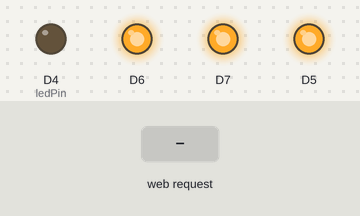
The sketch below on a simulated ESP8266 (NodeMCU). On the bench: output pins drawn as LEDs (lit = HIGH). The inputs (shaded band) are chosen by the test bench. Storage starts empty; what the sketch prints to the serial monitor is not drawn.

Above: at 1.2 s.
1.3 s: HTTP request GET /relay1/on received
At 2.5 s:
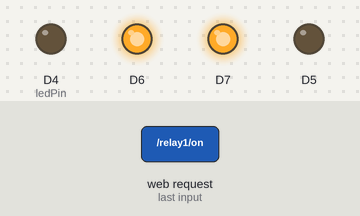
2.8 s: HTTP request GET /relay2/on received
At 3.8 s:
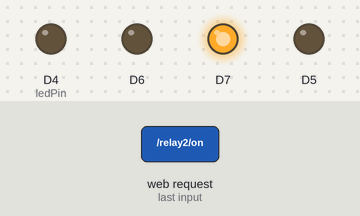
4.3 s: HTTP request GET /relay1/off received
At 4.9 s:
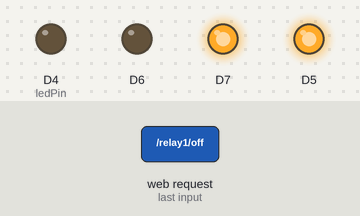
5.8 s: HTTP request GET /relay3/on received
At 7.0 s:
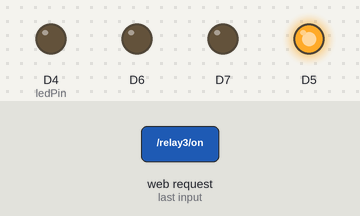
7.3 s: HTTP request GET /relay2/off received
At 8.4 s:
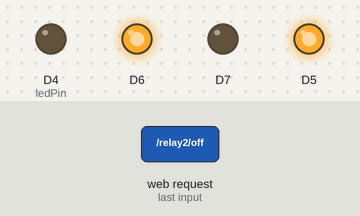
8.8 s: HTTP request GET /relay3/off received
At 9.5 s:
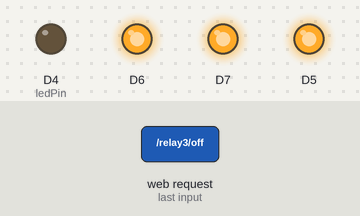
Timing chart, 0 to 11.3 s (numbered marks = the images above; inputs shaded):
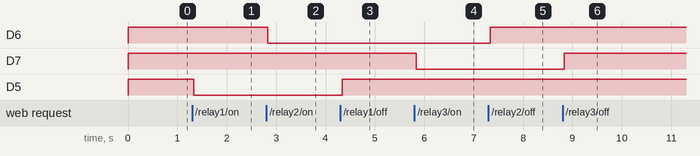

Measured:
- after the input at 1.3 s, D5: HIGH → LOW at once
- after the input at 2.8 s, D6: HIGH → LOW at once
- after the input at 4.3 s, D5: LOW → HIGH at once
- after the input at 5.8 s, D7: HIGH → LOW at once
- after the input at 7.3 s, D6: LOW → HIGH at once
- after the input at 8.8 s, D7: LOW → HIGH at once

The sketch:

traffic-light-controller.ino
```cpp
// Import required libraries
#include <ESP8266WiFi.h>
#include <ESPAsyncTCP.h>
#include <ESPAsyncWebServer.h>
#include <FS.h>
#include <ArduinoJson.h>
#include <EEPROM.h>

// Replace with your network credentials
const char* ssid = "Jakes Traffic Light";
const char* password = "Tanner01";

IPAddress local_IP(10,1,1,1);
IPAddress gateway(10,1,1,1);
IPAddress subnet(255,255,255,0);

// Set LED GPIO
const int ledPin = 2;
// Stores LED state
String ledState;

// Get or set application state

struct AppState {
    bool isRelayOneOn = false;
    bool isRelayTwoOn = false;
    bool isRelayThreeOn = false;
    bool trafficLightPatternRunning = false;
    bool isComplete = false;
    int greenLightDuration = 5000;
    int yellowLightDuration = 3000;
    int redLightDuration = 5000;
    bool readFromFile = false;
  };

struct AppState state;

//bool isRelayOneOn = state.isRelayOneOn;
//bool isRelayTwoOn = state.isRelayTwoOn;
//bool isRelayThreeOn = state.isRelayThreeOn;
//bool trafficLightPatternRunning = state.trafficLightPatternRunning;
//bool isComplete = state.isComplete;
//int greenLightDuration = state.greenLightDuration;
//int yellowLightDuration = state.yellowLightDuration;
//int redLightDuration = state.redLightDuration;


bool readFromFile = state.readFromFile;

int curMillis = millis();

// Try to read from json
bool readFromJson(char* fileName) {

  File stateFile = SPIFFS.open(fileName, "r");
  if (!stateFile) {
    Serial.println("Failed to open config file");
    return false;
  }
    StaticJsonDocument<512> doc;
    DeserializationError err = deserializeJson(doc, stateFile);

    if (err) {
      Serial.print(F("deserializeJson() failed with code "));
      Serial.println(err.c_str());
    }

    state.isRelayOneOn = doc["isRelayOneOn"];
    state.isRelayTwoOn = doc["isRelayTwoOn"];
    state.isRelayThreeOn = doc["isRelayThreeOn"];
    state.trafficLightPatternRunning = doc["trafficLightPatternRunning"];
    state.redLightDuration = doc["redLightDuration"];
    state.yellowLightDuration = doc["yellowLightDuration"];
    state.greenLightDuration = doc["greenLightDuration"];
    state.readFromFile = true;

    return true;
  }

bool saveToJsonFile(char* fileName) {

    StaticJsonDocument<512> doc;
     doc["isRelayOneOn"] = state.isRelayOneOn;
     doc["isRelayTwoOn"] = state.isRelayTwoOn;
     doc["isRelayThreeOn"] = state.isRelayThreeOn;
     doc["trafficLightPatternRunning"] = state.trafficLightPatternRunning;
     doc["redLightDuration"] = state.redLightDuration;
     doc["yellowLightDuration"] = state.yellowLightDuration;
     doc["greenLightDuration"] = state.greenLightDuration;

     char output[256];
     serializeJson(doc, output);

     File stateFile = SPIFFS.open(fileName, "w");
     if (!stateFile) {
        Serial.println("Failed to open config file");
        return false;
      };

      stateFile.print(output);

    return true;
  }

void setRelayState() {
  // Relay one state
  if (state.isRelayOneOn) {
      relayOneOn();
    }
   if (!state.isRelayOneOn) {
      relayOneOff();
    }
    // Relay two state
  if (state.isRelayTwoOn) {
      relayTwoOn();
    }
   if (!state.isRelayTwoOn) {
      relayTwoOff();
    }
   // Relay three state
  if (state.isRelayThreeOn) {
      relayThreeOn();
    }
   if (!state.isRelayThreeOn) {
      relayThreeOff();
    }
 }

// Create AsyncWebServer object on port 80
AsyncWebServer server(80);

// Replaces placeholder with LED state value
String processor(const String& var){
  Serial.println(var);
  if (var=="curRedLightDuration") {
    return String(state.redLightDuration / 1000);
  } else if (var=="curYellowLightDuration") {
    return String(state.yellowLightDuration / 1000);
  } else if (var=="curGreenLightDuration") {
    return String(state.greenLightDuration / 1000);
  }

}

void relayOneOn() {
  digitalWrite(D5, LOW);
  state.isRelayOneOn = true;
}

void relayOneOff() {
  digitalWrite(D5, HIGH);
  state.isRelayOneOn = false;
}

void relayTwoOn() {
  digitalWrite(D6, LOW);
  state.isRelayTwoOn = true;
}

void relayTwoOff() {
  digitalWrite(D6, HIGH);
  state.isRelayTwoOn = false;
}

void relayThreeOn() {
  digitalWrite(D7, LOW);
  state.isRelayThreeOn = true;
}

void relayThreeOff() {
  digitalWrite(D7, HIGH);
  state.isRelayThreeOn = false;
}

void startTrafficLight() {
  state.trafficLightPatternRunning = true;
  state.isComplete = true;
}

void stopTrafficLight() {
  state.trafficLightPatternRunning = false;
  relayOneOff();
  relayTwoOff();
  relayThreeOff();
}

void trafficLightPattern() {
//  Serial.println(millis());
//  Serial.println(curMillis);
  if (state.isComplete) {
      curMillis = millis();
      state.isComplete = false;
    }
  if (curMillis == millis()) {
    Serial.println("change one");
    relayOneOn();
    relayTwoOff();
    relayThreeOff();
  } else if (curMillis + state.redLightDuration == millis()) {
    Serial.println("change two");
    relayOneOff();
    relayTwoOn();
    relayThreeOff();
    } else if (curMillis + state.redLightDuration + state.yellowLightDuration == millis()) {
    Serial.println("change two");
    relayOneOff();
    relayTwoOff();
    relayThreeOn();
    }
    else if (curMillis + state.redLightDuration + state.yellowLightDuration + state.greenLightDuration == millis()) {
      state.isComplete = true;
    }

}

void setup(){
  // Serial port for debugging purposes
  Serial.print("Setting soft-AP configuration ... ");
  Serial.println(WiFi.softAPConfig(local_IP, gateway, subnet) ? "IP Ready" : "IP Failed!");
  Serial.println(WiFi.softAP(ssid, password) ? "AP Ready" : "AP Failed!");
  Serial.begin(115200);
  pinMode(ledPin, OUTPUT);
  pinMode(D5, OUTPUT);
  pinMode(D6, OUTPUT);
  pinMode(D7, OUTPUT);

  digitalWrite(D5, HIGH);
  digitalWrite(D6, HIGH);
  digitalWrite(D7, HIGH);

  // Initialize SPIFFS
  if(!SPIFFS.begin()){
    Serial.println("An Error has occurred while mounting SPIFFS");
    return;
  }

  //
  Serial.println();
  Serial.println("should be 5000");
  Serial.print("Red Duration: " );
  Serial.println(state.redLightDuration);

  bool successRead = readFromJson("/state.json");

  Serial.print("Success? ");
  Serial.println(successRead);

  Serial.println();
  Serial.println("should be 6000");
  Serial.print("Red Duration: " );
  Serial.println(state.redLightDuration);

  Serial.println("Try writing:");
  saveToJsonFile("/state.json");

  Serial.println();
  Serial.println("after save - should be 10000");
  Serial.print("Red Duration: " );
  Serial.println(state.redLightDuration);


  // Print ESP32 Local IP Address
  Serial.println(WiFi.localIP());

  // Route for root / web page
  server.on("/", HTTP_GET, [](AsyncWebServerRequest *request){
    request->send(SPIFFS, "/index.html", String(), false, processor);
  });

  // Route to load style.css file
  server.on("/style.css", HTTP_GET, [](AsyncWebServerRequest *request){
    request->send(SPIFFS, "/style.css", "text/css");
  });

  // Route to load index.js file
  server.on("/index.js", HTTP_GET, [](AsyncWebServerRequest *request){
    request->send(SPIFFS, "/index.js", "text/javascript");
  });
  // Route to load state file
  server.on("/state", HTTP_GET, [](AsyncWebServerRequest *request){
    request->send(SPIFFS, "/state.json", "text/javascript");
  });

  // Relay One Routes
  server.on("/relay1/on", HTTP_GET, [](AsyncWebServerRequest *request){
    relayOneOn();
    request->send(SPIFFS, "/index.html", String(), false, processor);
  });
    server.on("/relay1/off", HTTP_GET, [](AsyncWebServerRequest *request){
    relayOneOff();
    request->send(SPIFFS, "/index.html", String(), false, processor);
  });

    // Relay Two Routes
  server.on("/relay2/on", HTTP_GET, [](AsyncWebServerRequest *request){
    relayTwoOn();
    request->send(SPIFFS, "/index.html", String(), false, processor);
  });
    server.on("/relay2/off", HTTP_GET, [](AsyncWebServerRequest *request){
    relayTwoOff();
    request->send(SPIFFS, "/index.html", String(), false, processor);
  });

    // Relay Three Routes
  server.on("/relay3/on", HTTP_GET, [](AsyncWebServerRequest *request){
    relayThreeOn();
    request->send(SPIFFS, "/index.html", String(), false, processor);
  });
    server.on("/relay3/off", HTTP_GET, [](AsyncWebServerRequest *request){
    relayThreeOff();
    request->send(SPIFFS, "/index.html", String(), false, processor);
  });

  // Pattern Routes
  server.on("/pattern/start", HTTP_GET, [](AsyncWebServerRequest *request){
    startTrafficLight();
    request->send(SPIFFS, "/index.html", String(), false, processor);
  });

  server.on("/pattern/stop", HTTP_GET, [](AsyncWebServerRequest *request){
    stopTrafficLight();
    request->send(SPIFFS, "/index.html", String(), false, processor);
  });

  // Save State to JSON file
  server.on("/save-state", HTTP_GET, [] (AsyncWebServerRequest *request){
     saveToJsonFile("/state.json");
     request->send(SPIFFS, "/index.html", String(), false, processor);
    });

  // Route to update the traffic light timing
  server.on("/update", HTTP_GET, [] (AsyncWebServerRequest *request) {
      if (request->hasParam("redLightDuration")) {
          AsyncWebParameter* p = request->getParam("redLightDuration");
          if (atoi(p->value().c_str()) != 0) {
            state.redLightDuration = atoi(p->value().c_str());
            }
        }
       if (request->hasParam("yellowLightDuration")) {
          AsyncWebParameter* p = request->getParam("yellowLightDuration");
          if (atoi(p->value().c_str()) != 0) {
              state.yellowLightDuration = atoi(p->value().c_str());
            }
        } if (request->hasParam("greenLightDuration")) {
          AsyncWebParameter* p = request->getParam("greenLightDuration");
          if (atoi(p->value().c_str()) != 0) {
              state.greenLightDuration = atoi(p->value().c_str());
            }
        }
        state.isComplete = true;
        saveToJsonFile("/state.json");
      request->send(SPIFFS, "/index.html", String(), false, processor);
    });

  // Start server
  server.begin();

  //Set initial relay state;
  setRelayState();
}

void loop() {

  if (state.trafficLightPatternRunning) {
    trafficLightPattern();
  }
}
```
